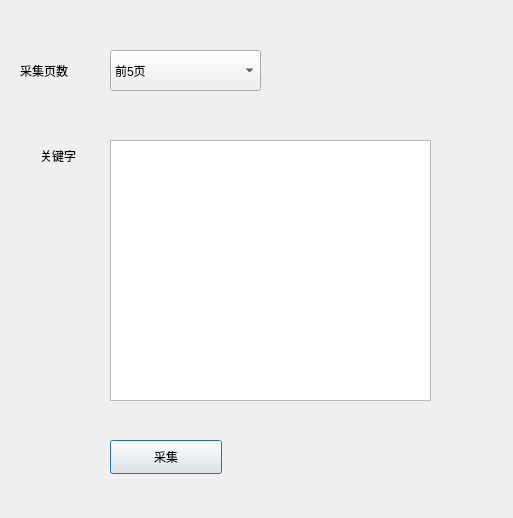
<?xml version="1.0" encoding="UTF-8"?>
<ui version="4.0">
 <class>Dialog</class>
 <widget class="QDialog" name="Dialog">
  <property name="geometry">
   <rect>
    <x>0</x>
    <y>0</y>
    <width>513</width>
    <height>518</height>
   </rect>
  </property>
  <property name="windowTitle">
   <string>淘宝商品信息</string>
  </property>
  <widget class="QPushButton" name="pushButton">
   <property name="geometry">
    <rect>
     <x>110</x>
     <y>440</y>
     <width>112</width>
     <height>34</height>
    </rect>
   </property>
   <property name="text">
    <string>采集</string>
   </property>
  </widget>
  <widget class="QPlainTextEdit" name="plainTextEdit">
   <property name="geometry">
    <rect>
     <x>110</x>
     <y>140</y>
     <width>321</width>
     <height>261</height>
    </rect>
   </property>
  </widget>
  <widget class="QLabel" name="label">
   <property name="geometry">
    <rect>
     <x>40</x>
     <y>140</y>
     <width>61</width>
     <height>31</height>
    </rect>
   </property>
   <property name="text">
    <string>关键字</string>
   </property>
  </widget>
  <widget class="QComboBox" name="comboBox">
   <property name="geometry">
    <rect>
     <x>110</x>
     <y>50</y>
     <width>151</width>
     <height>41</height>
    </rect>
   </property>
   <item>
    <property name="text">
     <string>前5页</string>
    </property>
   </item>
   <item>
    <property name="text">
     <string>前10页</string>
    </property>
   </item>
   <item>
    <property name="text">
     <string>前20页</string>
    </property>
   </item>
   <item>
    <property name="text">
     <string>前50页</string>
    </property>
   </item>
  </widget>
  <widget class="QLabel" name="label_2">
   <property name="geometry">
    <rect>
     <x>20</x>
     <y>50</y>
     <width>81</width>
     <height>41</height>
    </rect>
   </property>
   <property name="text">
    <string>采集页数</string>
   </property>
  </widget>
 </widget>
 <resources/>
 <connections/>
</ui>
